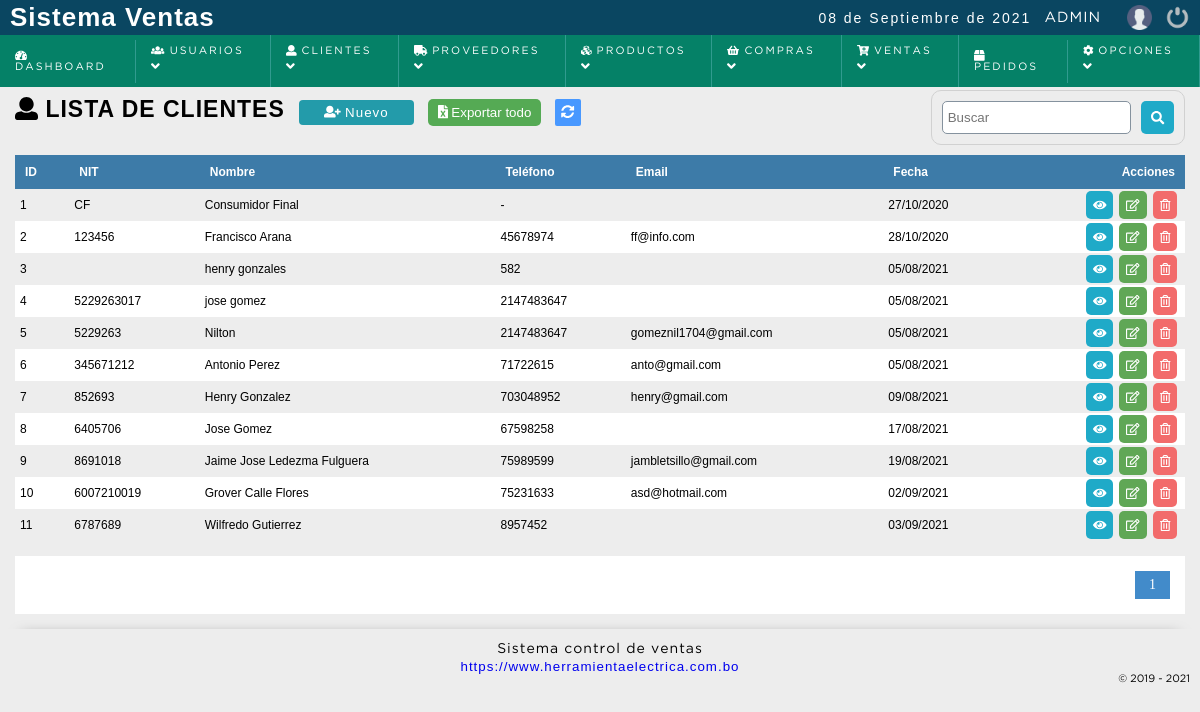
Before: /sistema/clientes/clientes.php (signed in) with the older database file.
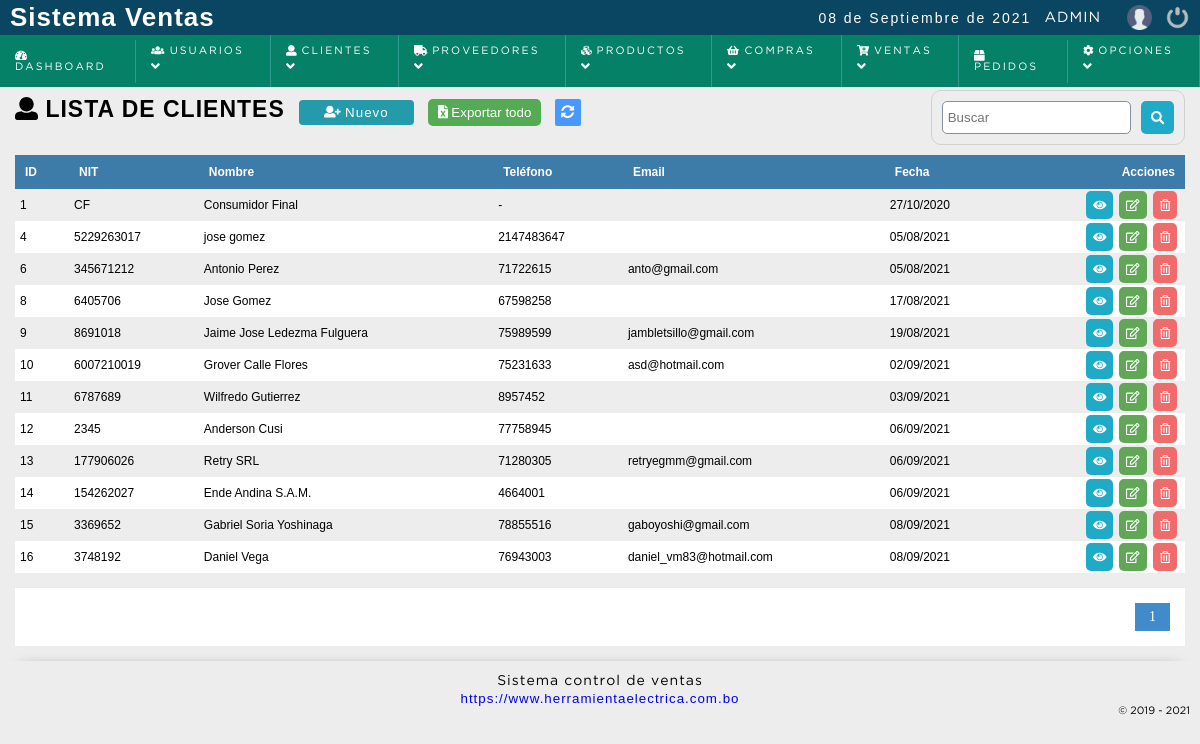
After: the same page with the newer database file.
### tables this page shows
CREATE TABLE `cliente` (
  `idcliente` int(11) NOT NULL,
  `nit` varchar(20) NOT NULL,
  `nombre` varchar(80) DEFAULT NULL,
  `telefono` int(11) DEFAULT NULL,
  `correo` varchar(100) NOT NULL,
  `clave` varchar(255) NOT NULL,
  `cod_temp` varchar(200) NOT NULL,
  `direccion` text DEFAULT NULL,
  `dateadd` datetime NOT NULL DEFAULT current_timestamp(),
  `usuario_id` int(11) NOT NULL,
  `estatus` int(11) NOT NULL DEFAULT 1
);

### sistema/includes/functions.php (called while the page is built, shortened)
<?php
	function decrypt($string, $key) {
	   $result = '';
	   $string = base64_decode($string);
	   for($i=0; $i<strlen($string); $i++) {
	      $char = substr($string, $i, 1);
	      $keychar = substr($key, ($i % strlen($key))-1, 1);
	      $char = chr(ord($char)-ord($keychar));
	      $result.=$char;
	   }
	   return $result;
	}
 ?>

### sistema/clientes/clientes.php (the view, shortened to what this page needs)
<?php
	include "../../conexion.php";
	$sql_registe = mysqli_query($conection,"SELECT COUNT(*) as total_registro FROM cliente WHERE estatus = 1 ");
	$result_register = mysqli_fetch_array($sql_registe);
	$total_registro = $result_register['total_registro'];
	$por_pagina = 150;
	if(empty($_GET['pagina']))
	{
		$pagina = 1;
	}else{
		$pagina = $_GET['pagina'];
	}
	$desde = ($pagina-1) * $por_pagina;
	$total_paginas = ceil($total_registro / $por_pagina);
	$query = mysqli_query($conection,"SELECT idcliente,nit,nombre,telefono,correo,correo, DATE_FORMAT(dateadd, '%d/%m/%Y') as fecha FROM cliente
									  WHERE estatus = 1 ORDER BY idcliente ASC LIMIT $desde,$por_pagina
		");
 ?>
<!DOCTYPE html>
<html lang="en">
<head>
	<?php include "../includes/scripts.php"; ?>
</head>
<body>
	<?php include "../includes/header.php"; ?>
	<section id="container">
		<h1><i class="fas fa-user"></i> Lista de clientes</h1>
		<a href="registro_cliente.php" class="btn_new"><i class="fas fa-user-plus"></i> Nuevo </a>
		<?php
		if($_SESSION['rol'] == 1 OR $_SESSION['rol'] == 2)
		{
			if($result > 0){
		 ?>
		<form action="exportar.php" method="post" class="formExport" >
			<button type="submit" class="bntExport"> <i class="fas fa-file-excel"></i> Exportar todo</button>
		</form>
		<?php } } ?>
		<a href="index.php" class="btnRefresh"><i class="fas fa-sync-alt" title="Actualizar"></i></a>
		<form action="buscar_cliente.php" method="get" class="form_search">
			<input type="text" name="busqueda" id="busqueda" placeholder="Buscar">
			<button type="submit" class="btn_search"><i class="fas fa-search"></i></button>
		</form>
	<div class="containerTable">
		<table>
			<tr>
				<th>ID</th>
				<th><?= strtoupper(IDENTIFICACION_TRIBUTARIA); ?></th>
				<th>Nombre</th>
				<th>Teléfono</th>
				<th>Email</th>
				<th>Fecha</th>
				<th class="textright">Acciones</th>
			</tr>
		<?php
			if($result > 0){
				while ($data = mysqli_fetch_array($query)) {
					if($data["nit"] == 0)
					{
						$nit = 'C/F';
					}else{
						$nit = $data["nit"];
					}
			?>
				<tr id="item_<?php echo $data["idcliente"]; ?>">
					<td><?php echo $data["idcliente"]; ?></td>
					<td><?php echo $nit; ?></td>
					<td><?php echo $data["nombre"]; ?></td>
					<td><?php echo ($data["telefono"] != 0 ) ? $data["telefono"] : '-'; ?></td>
					<td><?php echo $data["correo"]; ?></td>
					<td><?php echo $data["fecha"]; ?></td>
					<td class="textright">
						<div class="div_acciones">
							<div>
								<a href="#" class="btn_view btnInfoCliente" title="Ver datos"><i class="fas fa-eye"></i></a>
							</div>
							<div>
								<a class="btn_edit" href="editar_cliente.php?id=<?php echo $data["idcliente"]; ?>" title="Editar"><i class="far fa-edit"></i></a>
							</div>
							<?php if($_SESSION['rol'] == 1 || $_SESSION['rol'] == 2){ ?>
							<div>
								<a class="btn_del" href="eliminar_confirmar_cliente.php?id=<?php echo $data["idcliente"]; ?>" title="Eliminar"><i class="far fa-trash-alt"></i></a>
							</div>
							<?php } ?>
						</div>
					</td>
				</tr>
		<?php
				}
			}else{
				echo '<tr><td colspan="7" align="center"><p><strong>No hay datos para mostrar</strong></p></td></tr>';
			}
		 ?>
		</table>
	</div>
	<?php
	if($total_registro != 0)
		{
	 ?>
		<div class="paginador">
			<ul>
			<?php
				for ($i=1; $i <= $total_paginas; $i++) {
					if($i == $pagina)
					{
						echo '<li class="pageSelected">'.$i.'</li>';
					}else{
						echo '<li><a href="?pagina='.$i.'">'.$i.'</a></li>';
					}
				}
			 ?>
			</ul>
		</div>
	<?php } ?>
	</section>
	<?php include "../includes/footer.php"; ?>
</body>
</html>

Changed rows visible on the page:
no longer on this page (row edited): cliente: idcliente "2", nit "123456", nombre "Francisco Arana", telefono "45678974", correo "ff@info.com", fecha "28/10/2020"
no longer on this page (row edited): cliente: idcliente "3", nombre "henry gonzales", telefono "582", fecha "05/08/2021"
no longer on this page (row edited): cliente: idcliente "5", nit "5229263", nombre "Nilton", telefono "2147483647", correo "gomeznil1704@gmail.com", fecha "05/08/2021"
no longer on this page (row edited): cliente: idcliente "7", nit "852693", nombre "Henry Gonzalez", telefono "703048952", correo "henry@gmail.com", fecha "09/08/2021"
added cliente: idcliente "12", nit "2345", nombre "Anderson Cusi", telefono "77758945", fecha "06/09/2021"
added cliente: idcliente "13", nit "177906026", nombre "Retry SRL", telefono "71280305", correo "retryegmm@gmail.com", fecha "06/09/2021"
added cliente: idcliente "14", nit "154262027", nombre "Ende Andina S.A.M.", telefono "4664001", fecha "06/09/2021"
added cliente: idcliente "15", nit "3369652", nombre "Gabriel Soria Yoshinaga", telefono "78855516", correo "gaboyoshi@gmail.com", fecha "08/09/2021"
added cliente: idcliente "16", nit "3748192", nombre "Daniel Vega", telefono "76943003", correo "daniel_vm83@hotmail.com", fecha "08/09/2021"
